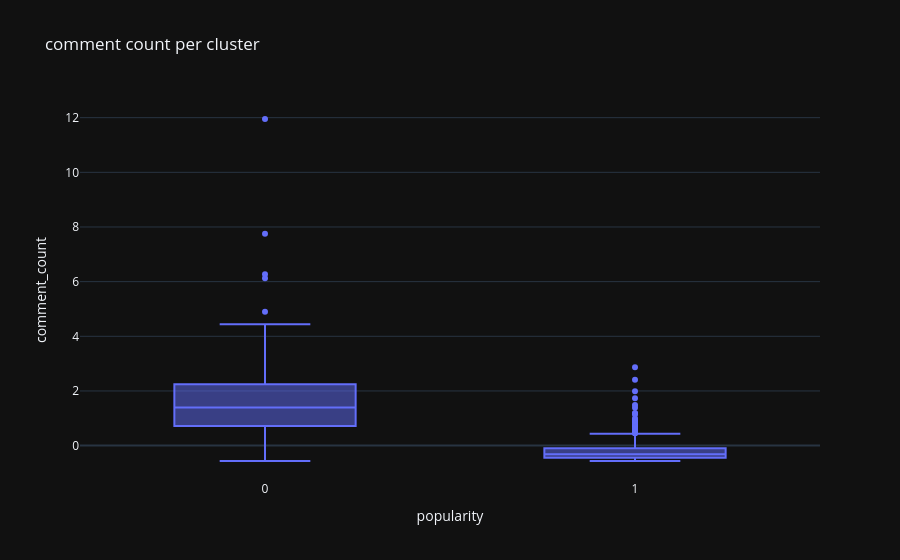

Notebook cell for this chart:
### Code cell
fig = px.box(df, x="popularity", y="comment_count", title="comment count per cluster")
fig.show()

### Figure 1 — Plotly figure (JSON) as saved in the notebook; plotly's stock layout.template omitted (floating-point values rounded to 4 significant figures; data arrays with more than 128 entries replaced by an {"elided": "..."} marker saying what was removed)
{"data": [{"alignmentgroup": "True", "hovertemplate": "popularity=%{x}<br>comment_count=%{y}<extra></extra>", "legendgroup": "", "marker": {"color": "#636efa"}, "name": "", "notched": false, "offsetgroup": "", "orientation": "v", "showlegend": false, "x": {"elided": "542 int values"}, "x0": " ", "xaxis": "x", "y": {"elided": "542 float values"}, "y0": " ", "yaxis": "y", "type": "box"}], "layout": {"xaxis": {"anchor": "y", "domain": [0.0, 1.0], "title": {"text": "popularity"}}, "yaxis": {"anchor": "x", "domain": [0.0, 1.0], "title": {"text": "comment_count"}}, "legend": {"tracegroupgap": 0}, "title": {"text": "comment count per cluster"}, "boxmode": "group"}}
